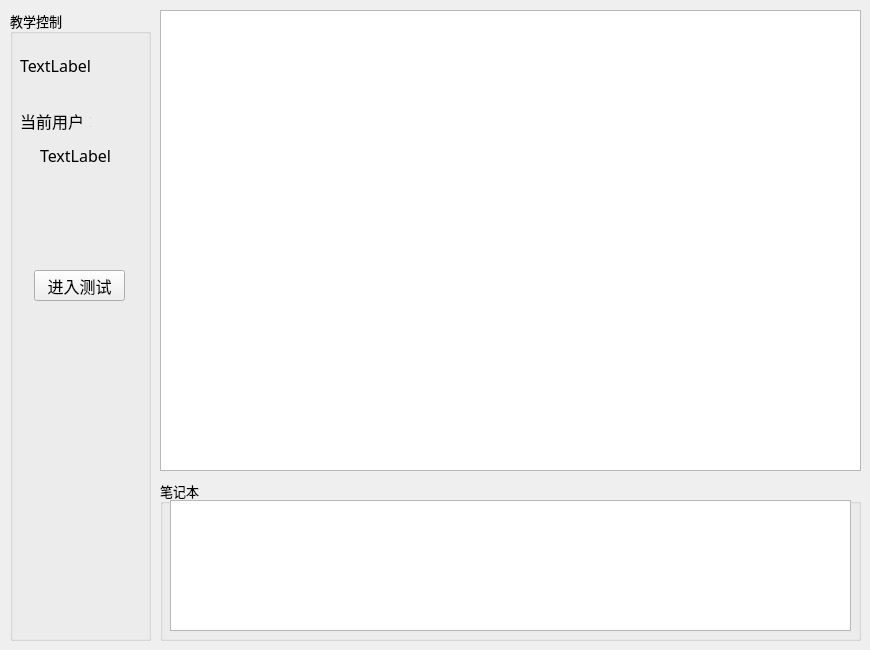
<?xml version="1.0" encoding="UTF-8"?>
<ui version="4.0">
 <class>usecase</class>
 <widget class="QWidget" name="usecase">
  <property name="geometry">
   <rect>
    <x>0</x>
    <y>0</y>
    <width>870</width>
    <height>650</height>
   </rect>
  </property>
  <property name="minimumSize">
   <size>
    <width>870</width>
    <height>650</height>
   </size>
  </property>
  <property name="maximumSize">
   <size>
    <width>870</width>
    <height>650</height>
   </size>
  </property>
  <property name="font">
   <font>
    <family>楷体</family>
    <pointsize>10</pointsize>
   </font>
  </property>
  <property name="windowTitle">
   <string>usecase</string>
  </property>
  <widget class="QTextBrowser" name="textBrowser">
   <property name="geometry">
    <rect>
     <x>160</x>
     <y>10</y>
     <width>701</width>
     <height>461</height>
    </rect>
   </property>
  </widget>
  <widget class="QGroupBox" name="groupBox">
   <property name="geometry">
    <rect>
     <x>160</x>
     <y>480</y>
     <width>701</width>
     <height>161</height>
    </rect>
   </property>
   <property name="contextMenuPolicy">
    <enum>Qt::NoContextMenu</enum>
   </property>
   <property name="title">
    <string>笔记本</string>
   </property>
   <property name="checkable">
    <bool>false</bool>
   </property>
   <widget class="QTextEdit" name="textEdit">
    <property name="geometry">
     <rect>
      <x>10</x>
      <y>20</y>
      <width>681</width>
      <height>131</height>
     </rect>
    </property>
    <property name="readOnly">
     <bool>false</bool>
    </property>
   </widget>
  </widget>
  <widget class="QGroupBox" name="groupBox_2">
   <property name="geometry">
    <rect>
     <x>10</x>
     <y>10</y>
     <width>141</width>
     <height>631</height>
    </rect>
   </property>
   <property name="title">
    <string>教学控制</string>
   </property>
   <widget class="QPushButton" name="testButton">
    <property name="geometry">
     <rect>
      <x>24</x>
      <y>260</y>
      <width>91</width>
      <height>31</height>
     </rect>
    </property>
    <property name="font">
     <font>
      <pointsize>12</pointsize>
     </font>
    </property>
    <property name="text">
     <string>进入测试</string>
    </property>
   </widget>
   <widget class="QLabel" name="currentTimeLabel">
    <property name="geometry">
     <rect>
      <x>10</x>
      <y>30</y>
      <width>121</width>
      <height>51</height>
     </rect>
    </property>
    <property name="font">
     <font>
      <pointsize>12</pointsize>
     </font>
    </property>
    <property name="text">
     <string>TextLabel</string>
    </property>
   </widget>
   <widget class="QLabel" name="label_2">
    <property name="geometry">
     <rect>
      <x>10</x>
      <y>100</y>
      <width>71</width>
      <height>21</height>
     </rect>
    </property>
    <property name="font">
     <font>
      <family>楷体</family>
      <pointsize>12</pointsize>
     </font>
    </property>
    <property name="text">
     <string>当前用户：</string>
    </property>
   </widget>
   <widget class="QLabel" name="usernameLabel">
    <property name="geometry">
     <rect>
      <x>30</x>
      <y>130</y>
      <width>91</width>
      <height>31</height>
     </rect>
    </property>
    <property name="font">
     <font>
      <pointsize>12</pointsize>
     </font>
    </property>
    <property name="text">
     <string>TextLabel</string>
    </property>
   </widget>
  </widget>
 </widget>
 <layoutdefault spacing="6" margin="11"/>
 <resources/>
 <connections/>
</ui>
